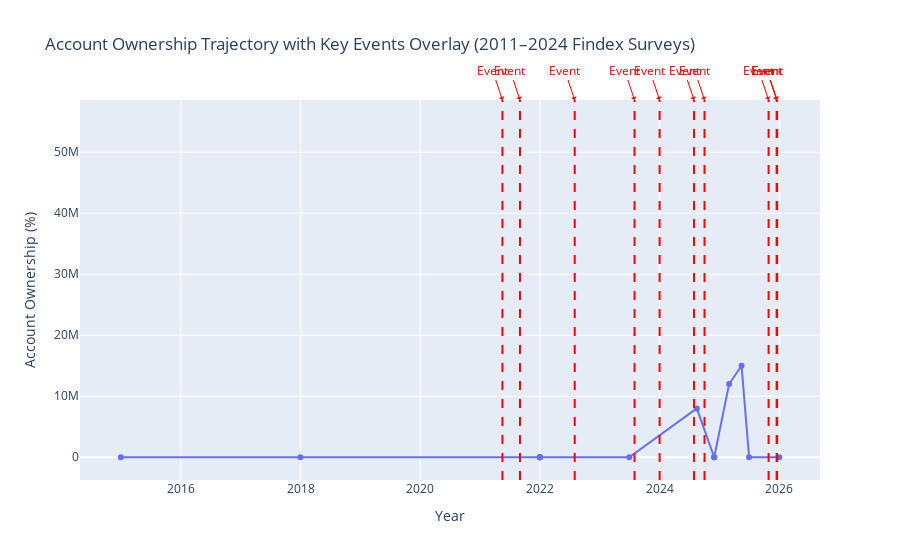

The notebook cell saved with this chart:
### Code cell
# Cell 7: Infrastructure/Enablers & Events Overlay (Robust with add_shape/annotation)
infra_obs = data.df[
    data.df['indicator_code'].str.contains('4G|INF|MOBILE|ATM', na=False)
]

events = data.df[data.df['record_type'] == 'event'].copy()

print("Infrastructure/enabler observations (non-technical: key enablers like 4G coverage):")
display(infra_obs[['observation_date', 'indicator', 'value_numeric', 'source_name']].style.format({'value_numeric': '{:,.0f}'}))

# Get the correct date column dynamically
date_col = data._get_date_column()

# Access trajectory with events overlay (using add_shape for reliable vlines on dates, clear for stakeholders)
fig = px.line(access_obs, x='observation_date', y='value_numeric', 
              title='Account Ownership Trajectory with Key Events Overlay (2011–2024 Findex Surveys)', markers=True,
              labels={'observation_date': 'Survey Year', 'value_numeric': 'Adults with an Account (%)'})

for _, event in events.iterrows():
    event_date_raw = event.get(date_col)
    if pd.notna(event_date_raw):
        event_date = pd.to_datetime(event_date_raw)  # Keep as Timestamp
        
        # Safe annotation text
        desc = event.get('description')
        if pd.isna(desc):
            desc = event.get('notes')
        if pd.isna(desc):
            desc = 'Event'
        annotation_text = str(desc)[:40]  # Shortened for readability
        
        # Add vertical line using shape
        fig.add_shape(
            type="line",
            x0=event_date, y0=0,
            x1=event_date, y1=1,
            xref="x", yref="paper",
            line=dict(color="Red", width=2, dash="dash")
        )
        
        # Add annotation
        fig.add_annotation(
            x=event_date, y=1,
            yref="paper",
            text=annotation_text,
            showarrow=True,
            arrowhead=1,
            arrowcolor="Red",
            font=dict(color="Red", size=12),
            align="left"
        )

fig.update_layout(xaxis_title='Year', yaxis_title='Account Ownership (%)', showlegend=False)
fig.show()

### Figure 1 — Plotly figure (JSON) as saved in the notebook; plotly's stock layout.template omitted (floating-point values rounded to 4 significant figures)
{"data": [{"hovertemplate": "Survey Year=%{x}<br>Adults with an Account (%)=%{y}<extra></extra>", "legendgroup": "", "line": {"color": "#636efa", "dash": "solid"}, "marker": {"symbol": "circle"}, "mode": "lines+markers", "name": "", "orientation": "v", "showlegend": false, "type": "scatter", "x": ["2014-12-31T00:00:00", "2017-12-31T00:00:00", "2021-12-31T00:00:00", "2021-12-31T00:00:00", "2021-12-31T00:00:00", "2021-12-31T00:00:00", "2021-12-31T00:00:00", "2023-06-30T00:00:00", "2024-08-15T00:00:00", "2024-11-29T00:00:00", "2024-11-29T00:00:00", "2024-11-29T00:00:00", "2025-02-28T00:00:00", "2025-05-15T00:00:00", "2025-06-30T00:00:00", "2025-12-31T00:00:00", null], "xaxis": "x", "y": [22, 35, 46, 56, 36, 4.7, 20, 37.5, 8000000, 49, 9.45, 18, 12000000, 15000000, 70.8, 61.4, 54840000], "yaxis": "y"}], "layout": {"annotations": [{"align": "left", "arrowcolor": "Red", "arrowhead": 1, "font": {"color": "Red", "size": 12}, "showarrow": true, "text": "Event", "x": "2021-05-17T00:00:00", "y": 1, "yref": "paper"}, {"align": "left", "arrowcolor": "Red", "arrowhead": 1, "font": {"color": "Red", "size": 12}, "showarrow": true, "text": "Event", "x": "2022-08-01T00:00:00", "y": 1, "yref": "paper"}, {"align": "left", "arrowcolor": "Red", "arrowhead": 1, "font": {"color": "Red", "size": 12}, "showarrow": true, "text": "Event", "x": "2023-08-01T00:00:00", "y": 1, "yref": "paper"}, {"align": "left", "arrowcolor": "Red", "arrowhead": 1, "font": {"color": "Red", "size": 12}, "showarrow": true, "text": "Event", "x": "2024-01-01T00:00:00", "y": 1, "yref": "paper"}, {"align": "left", "arrowcolor": "Red", "arrowhead": 1, "font": {"color": "Red", "size": 12}, "showarrow": true, "text": "Event", "x": "2024-07-29T00:00:00", "y": 1, "yref": "paper"}, {"align": "left", "arrowcolor": "Red", "arrowhead": 1, "font": {"color": "Red", "size": 12}, "showarrow": true, "text": "Event", "x": "2024-10-01T00:00:00", "y": 1, "yref": "paper"}, {"align": "left", "arrowcolor": "Red", "arrowhead": 1, "font": {"color": "Red", "size": 12}, "showarrow": true, "text": "Event", "x": "2025-10-27T00:00:00", "y": 1, "yref": "paper"}, {"align": "left", "arrowcolor": "Red", "arrowhead": 1, "font": {"color": "Red", "size": 12}, "showarrow": true, "text": "Event", "x": "2025-12-18T00:00:00", "y": 1, "yref": "paper"}, {"align": "left", "arrowcolor": "Red", "arrowhead": 1, "font": {"color": "Red", "size": 12}, "showarrow": true, "text": "Event", "x": "2021-09-01T00:00:00", "y": 1, "yref": "paper"}, {"align": "left", "arrowcolor": "Red", "arrowhead": 1, "font": {"color": "Red", "size": 12}, "showarrow": true, "text": "Event", "x": "2025-12-15T00:00:00", "y": 1, "yref": "paper"}], "legend": {"tracegroupgap": 0}, "shapes": [{"line": {"color": "Red", "dash": "dash", "width": 2}, "type": "line", "x0": "2021-05-17T00:00:00", "x1": "2021-05-17T00:00:00", "xref": "x", "y0": 0, "y1": 1, "yref": "paper"}, {"line": {"color": "Red", "dash": "dash", "width": 2}, "type": "line", "x0": "2022-08-01T00:00:00", "x1": "2022-08-01T00:00:00", "xref": "x", "y0": 0, "y1": 1, "yref": "paper"}, {"line": {"color": "Red", "dash": "dash", "width": 2}, "type": "line", "x0": "2023-08-01T00:00:00", "x1": "2023-08-01T00:00:00", "xref": "x", "y0": 0, "y1": 1, "yref": "paper"}, {"line": {"color": "Red", "dash": "dash", "width": 2}, "type": "line", "x0": "2024-01-01T00:00:00", "x1": "2024-01-01T00:00:00", "xref": "x", "y0": 0, "y1": 1, "yref": "paper"}, {"line": {"color": "Red", "dash": "dash", "width": 2}, "type": "line", "x0": "2024-07-29T00:00:00", "x1": "2024-07-29T00:00:00", "xref": "x", "y0": 0, "y1": 1, "yref": "paper"}, {"line": {"color": "Red", "dash": "dash", "width": 2}, "type": "line", "x0": "2024-10-01T00:00:00", "x1": "2024-10-01T00:00:00", "xref": "x", "y0": 0, "y1": 1, "yref": "paper"}, {"line": {"color": "Red", "dash": "dash", "width": 2}, "type": "line", "x0": "2025-10-27T00:00:00", "x1": "2025-10-27T00:00:00", "xref": "x", "y0": 0, "y1": 1, "yref": "paper"}, {"line": {"color": "Red", "dash": "dash", "width": 2}, "type": "line", "x0": "2025-12-18T00:00:00", "x1": "2025-12-18T00:00:00", "xref": "x", "y0": 0, "y1": 1, "yref": "paper"}, {"line": {"color": "Red", "dash": "dash", "width": 2}, "type": "line", "x0": "2021-09-01T00:00:00", "x1": "2021-09-01T00:00:00", "xref": "x", "y0": 0, "y1": 1, "yref": "paper"}, {"line": {"color": "Red", "dash": "dash", "width": 2}, "type": "line", "x0": "2025-12-15T00:00:00", "x1": "2025-12-15T00:00:00", "xref": "x", "y0": 0, "y1": 1, "yref": "paper"}], "showlegend": false, "title": {"text": "Account Ownership Trajectory with Key Events Overlay (2011–2024 Findex Surveys)"}, "xaxis": {"anchor": "y", "domain": [0, 1], "title": {"text": "Year"}}, "yaxis": {"anchor": "x", "domain": [0, 1], "title": {"text": "Account Ownership (%)"}}}}
